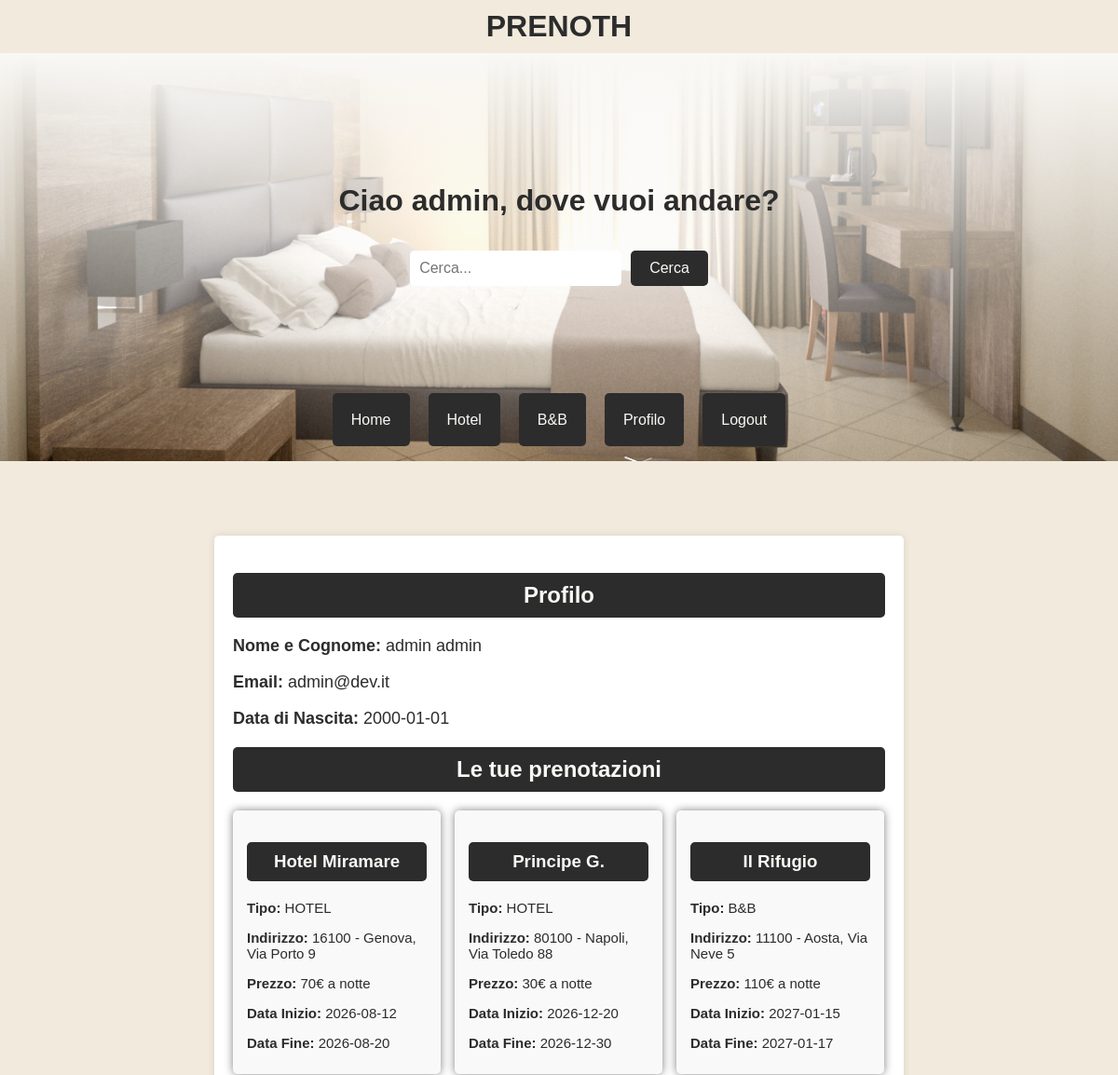
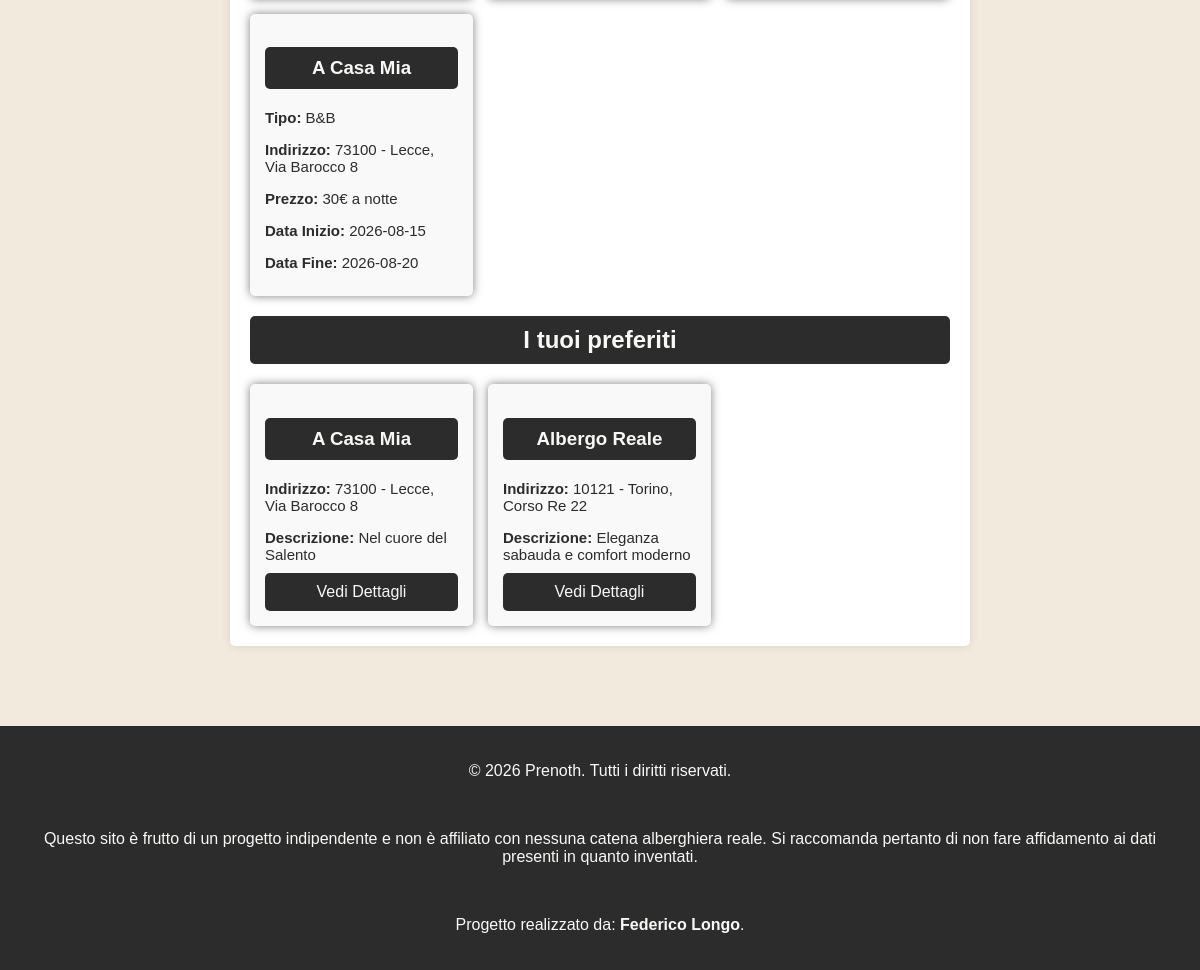
The app's page /Prenoth/profilo.php (signed in) with its own data (2 pictures, top to bottom).
### tables this page shows
CREATE TABLE `prenota` (
  `IdPrenotazione` int(11) NOT NULL,
  `DataInizio` date NOT NULL,
  `DataFine` date NOT NULL,
  `IdUtente` int(11) NOT NULL,
  `IdStanza` int(11) NOT NULL
);

CREATE TABLE `hotel` (
  `IdHotel` int(11) NOT NULL,
  `Nome` varchar(20) NOT NULL,
  `Comune` varchar(20) NOT NULL,
  `Cap` varchar(5) NOT NULL,
  `Via` varchar(20) NOT NULL,
  `Civico` varchar(4) NOT NULL,
  `Tipo` varchar(5) NOT NULL,
  `Descrizione` varchar(250) NOT NULL,
  `Telefono` varchar(10) NOT NULL,
  `Stelle` int(11) NOT NULL,
  `Img` varchar(30) DEFAULT NULL
);

CREATE TABLE `stanza` (
  `IdStanza` int(11) NOT NULL,
  `Tipo` varchar(15) NOT NULL,
  `Piano` int(11) NOT NULL,
  `Letti` int(11) NOT NULL,
  `IdHotel` int(11) NOT NULL,
  `Stato` varchar(15) NOT NULL,
  `Prezzo` int(11) NOT NULL
);

### Prenoth/profilo.php (the view, shortened to what this page needs)
<!DOCTYPE html>
<html lang="en">
<head>
    <link rel="stylesheet" href="style.css">
    <link rel="stylesheet" href="profilo.css">
    <link rel="stylesheet" href="https://cdnjs.cloudflare.com/ajax/libs/font-awesome/6.0.0-beta3/css/all.min.css">
</head>
<body>
    <?php include('header.php');
            include('db.php'); ?>
    <div class="profilo-info">
        <h2>Profilo</h2>
        <p><strong>Nome e Cognome:</strong> <?php echo $_SESSION['nome_utente'] . ' ' . $_SESSION['cognome_utente']; ?></p>
        <p><strong>Email:</strong> <?php echo $_SESSION['email']; ?></p>
        <p><strong>Data di Nascita:</strong> <?php echo $_SESSION['data_nascita']; ?></p>
        <h2>Le tue prenotazioni</h2>
        <?php
            $id_utente = $_SESSION['id_utente'];
            $sql = "SELECT p.IdPrenotazione, p.DataInizio, p.DataFine, h.*, s.Prezzo
                    FROM prenota p
                    JOIN stanza s ON p.IdStanza = s.IdStanza
                    JOIN hotel h ON s.IdHotel = h.IdHotel
                    WHERE p.IdUtente = $id_utente";
            $result = $db->query($sql);
            if ($result->num_rows > 0) {
                echo "<div class='prenotazioni-container'>";
                while ($row = $result->fetch_assoc()) {
                    echo "<div class='card-prenotazione'>";
                    echo "<h3>" . $row['Nome'] . "</h3>";
                    echo "<p><strong>Tipo:</strong> " . $row['Tipo'] . "</p>";
                    echo "<p><strong>Indirizzo:</strong> " . $row['Cap'] . " - " . $row['Comune'] . ", " . $row['Via'] . " " . $row['Civico'] . "</p>";
                    echo "<p><strong>Prezzo:</strong> " . $row['Prezzo'] . "€ a notte</p>";
                    echo "<p><strong>Data Inizio:</strong> " . $row['DataInizio'] . "</p>";
                    echo "<p><strong>Data Fine:</strong> " . $row['DataFine'] . "</p>";
                    echo "</div>";
                }
                echo "</div>";
            } else {
                echo "<p>Non hai ancora effettuato prenotazioni.</p>";
            }
        ?>
        <h2>I tuoi preferiti</h2>
        <?php
            $sql_pref = "SELECT h.* FROM preferiti p JOIN hotel h ON p.IdHotel = h.IdHotel WHERE p.IdUtente = $id_utente";
            $result_pref = $db->query($sql_pref);
            if ($result_pref->num_rows > 0) {
                echo "<div class='preferiti-container'>";
                while ($row = $result_pref->fetch_assoc()) {
                    echo "<div class='card-preferito'>";
                    echo "<h3>" . $row['Nome'] . "</h3>";
                    echo "<p><strong>Indirizzo:</strong> " . $row['Cap'] . " - " . $row['Comune'] . ", " . $row['Via'] . " " . $row['Civico'] . "</p>";
                    echo "<p><strong>Descrizione:</strong> " . $row['Descrizione'] . "</p>";
                    echo "<a href='hotelInfo.php?IdHotel=" . $row['IdHotel'] . "' class='btn-info' style='text-decoration: none;'>Vedi Dettagli</a>";
                    echo "</div>";
                }
                echo "</div>";
            } else {
                echo "<p>Non hai ancora aggiunto hotel ai preferiti.</p>";
            }
        ?>
    </div>
    <?php include('footer.php'); ?>
</body>
</html>

### Prenoth/style.css (style rules this page uses)
body { font-family: Arial, Helvetica, sans-serif; margin: 0; background-color: #F1EADD; color: #2C2C2C; }

### Prenoth/profilo.css (style rules this page uses)
.profilo-info { width: 700px; margin: 80px auto; padding: 20px; background-color: #fff; box-shadow: 0 0 10px rgba(0, 0, 0, 0.1); border-radius: 5px; }
.profilo-info h2 { text-align: center; margin-bottom: 20px; background-color: #2C2C2C; color: #f9f8f5; padding: 10px; border-radius: 5px; }
.profilo-info p { font-size: 18px; margin-bottom: 10px; }
.prenotazioni-container { display: flex; flex-direction: row; flex-wrap: wrap; gap: 15px; }
.card-prenotazione { width: 193px; box-shadow: 0 0 10px rgba(0, 0, 0, 0.5); border-radius: 5px; padding: 15px; background-color: #f9f9f9; }
.card-prenotazione h3 { text-align: center; margin-bottom: 20px; background-color: #2C2C2C; color: #f9f8f5; padding: 10px; border-radius: 5px; }
.card-prenotazione p { font-size: 15px; margin-bottom: 10px; }
.preferiti-container { display: flex; flex-direction: row; flex-wrap: wrap; gap: 15px; }
.card-preferito { width: 193px; box-shadow: 0 0 10px rgba(0, 0, 0, 0.5); border-radius: 5px; padding: 15px; background-color: #f9f9f9; }
.card-preferito h3 { text-align: center; margin-bottom: 20px; background-color: #2C2C2C; color: #f9f8f5; padding: 10px; border-radius: 5px; }
.card-preferito p { font-size: 15px; margin-bottom: 10px; }
.btn-info { text-align: center; display: block; padding: 10px; border: none; border-radius: 5px; background-color: #2C2C2C; color: #F9F8F5; font-size: 16px; cursor: pointer; transition: background-color 0.3s ease; }

### records on screen
prenota: hotel.Nome "Hotel Miramare", hotel.Tipo "HOTEL", hotel.Cap "16100", hotel.Comune "Genova", hotel.Via "Via Porto", hotel.Civico "9", IdStanza.Prezzo "70", DataInizio "2026-08-12", DataFine "2026-08-20"
prenota: hotel.Nome "Principe G.", hotel.Tipo "HOTEL", hotel.Cap "80100", hotel.Comune "Napoli", hotel.Via "Via Toledo", hotel.Civico "88", IdStanza.Prezzo "30", DataInizio "2026-12-20", DataFine "2026-12-30"
prenota: hotel.Nome "Il Rifugio", hotel.Tipo "B&B", hotel.Cap "11100", hotel.Comune "Aosta", hotel.Via "Via Neve", hotel.Civico "5", IdStanza.Prezzo "110", DataInizio "2027-01-15", DataFine "2027-01-17"
prenota: hotel.Nome "A Casa Mia", hotel.Tipo "B&B", hotel.Cap "73100", hotel.Comune "Lecce", hotel.Via "Via Barocco", hotel.Civico "8", IdStanza.Prezzo "30", DataInizio "2026-08-15", DataFine "2026-08-20"
hotel: Nome "A Casa Mia", Cap "73100", Comune "Lecce", Via "Via Barocco", Civico "8", Descrizione "Nel cuore del Salento"
hotel: Nome "Albergo Reale", Cap "10121", Comune "Torino", Via "Corso Re", Civico "22", Descrizione "Eleganza sabauda e comfort moderno"

### other values on screen
$_SESSION['nome_utente'] "admin"
$_SESSION['cognome_utente'] "admin"
$_SESSION['email'] "admin@dev.it"
$_SESSION['data_nascita'] "2000-01-01"
